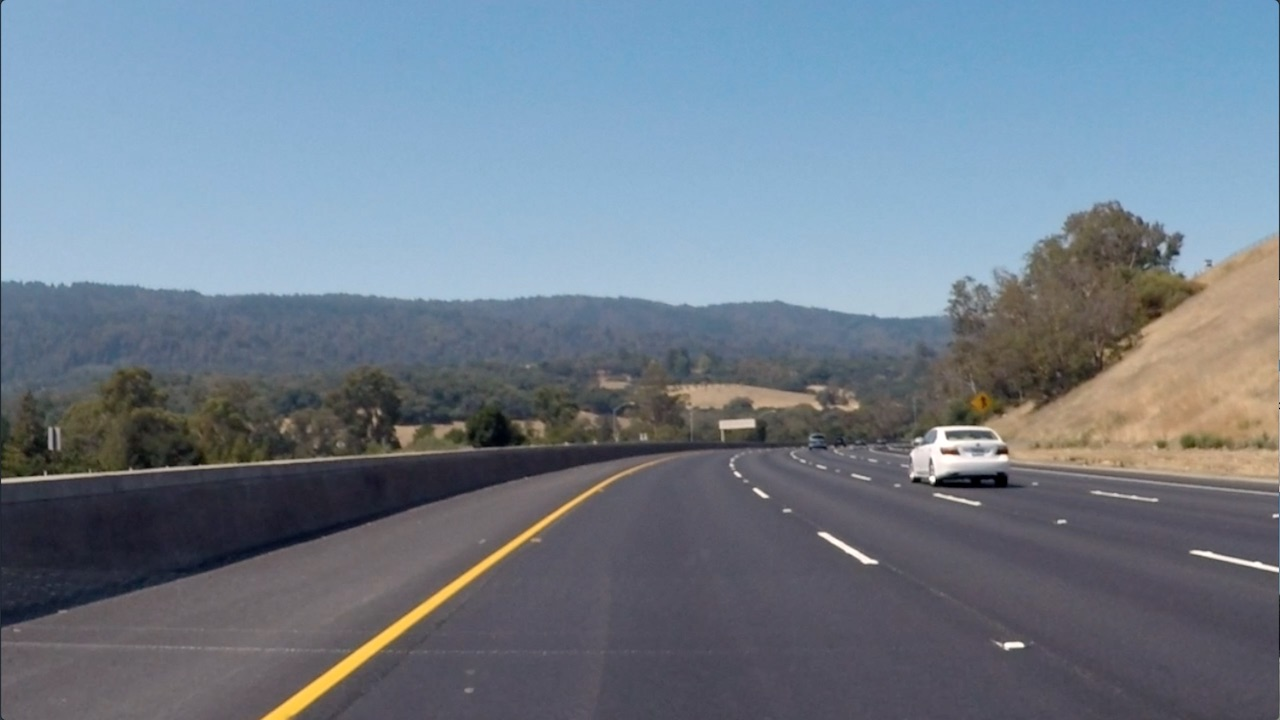
#> input picture images/curved_lane.jpg, 1280 x 720 px
$ jupyter execute --allow-errors ImageContours.ipynb
#> lines starting #> are read from the running program, lines starting #| are printed output that depends on the picture; after the words box and inside, x2 and y2 are one past the last pixel; in counts of white or black regions, pixels touching at a corner belong together; long printed decimals are rounded
## Image Contours

[cell 1]
import numpy as np
import matplotlib.pyplot as plt
import cv2

image = cv2.imread('images/curved_lane.jpg')
#> image is the input picture: shape (720, 1280, 3); mean B, G, R 138.7, 125, 112.1

image = cv2.cvtColor(image, cv2.COLOR_BGR2RGB)

plt.imshow(image)

[cell 2]
# Convert to grayscale
gray = cv2.cvtColor(image,cv2.COLOR_RGB2GRAY)
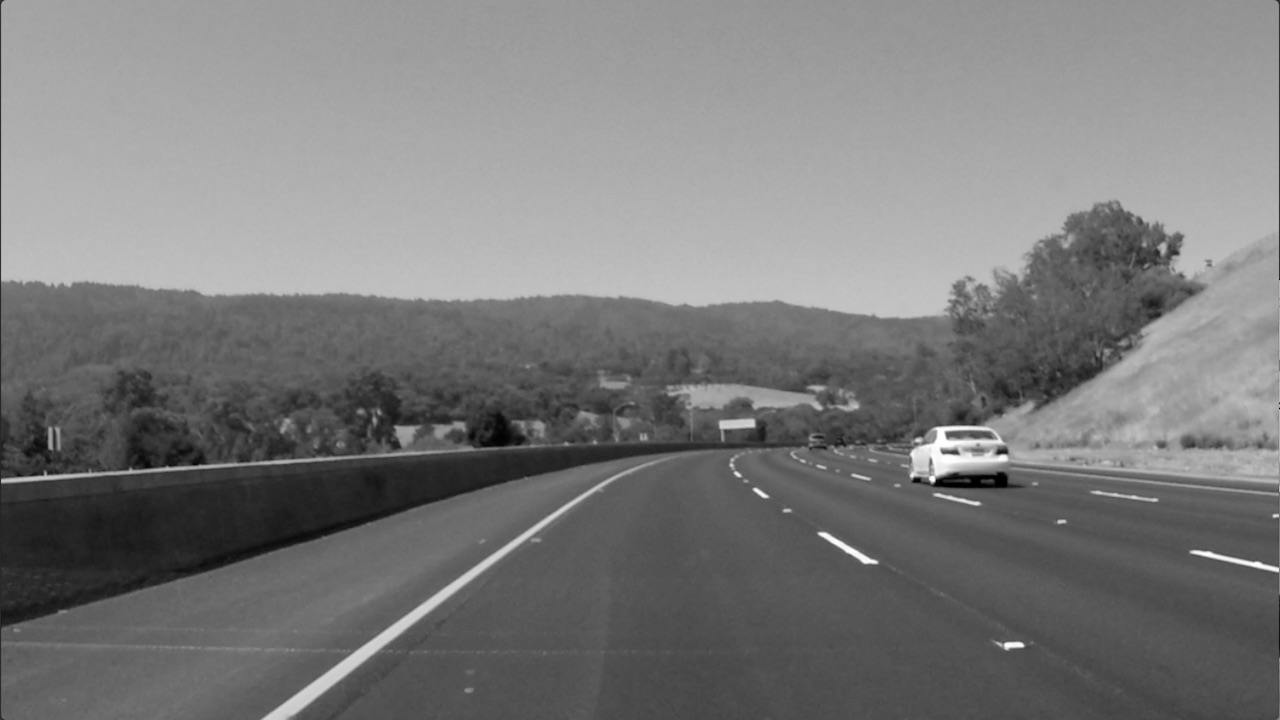
#> gray: shape (720, 1280); min 0, max 255, mean 122.7

plt.imshow(gray, cmap='gray')

[cell 3]
# Create a binary thresholded image
retval, binary = cv2.threshold(gray, 225, 255, cv2.THRESH_BINARY_INV)
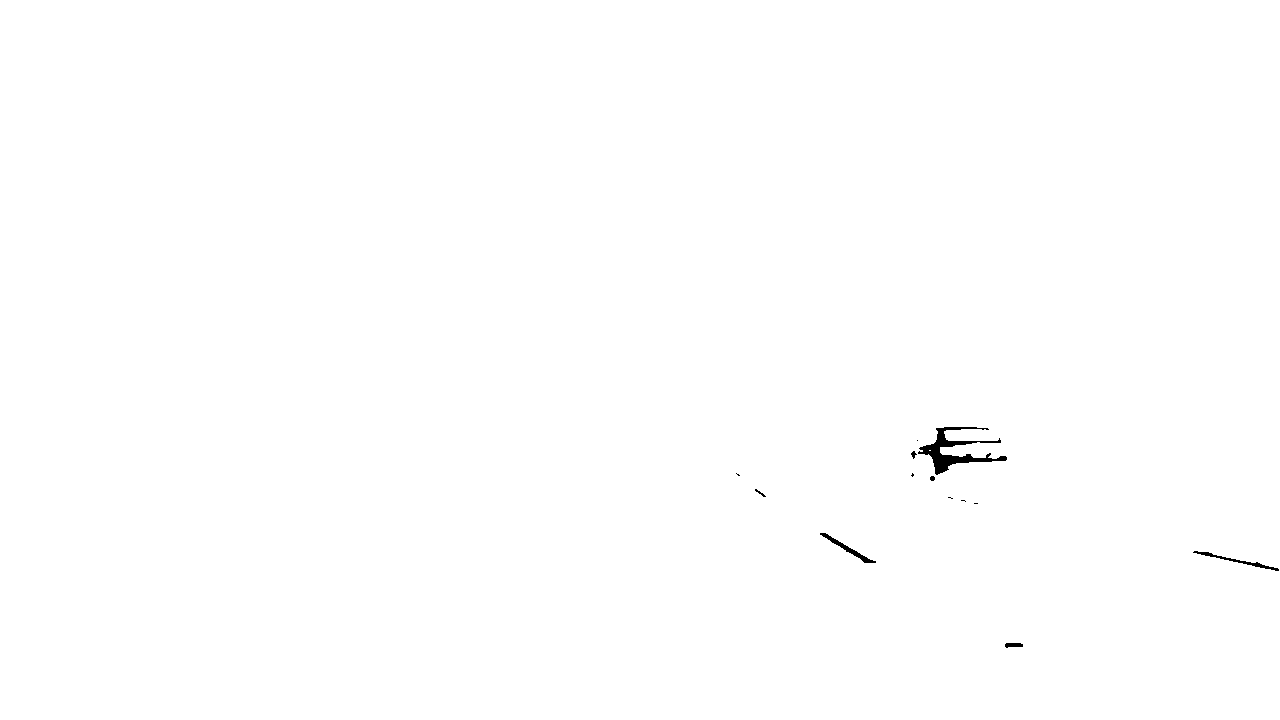
#> binary: shape (720, 1280); 99.8% white; 13 black regions (6 under 20 px)

plt.imshow(binary, cmap='gray')

cv2.CHAIN_APPROX_NONE - stores all the boundary points even if its a straight line
cv2.CHAIN_APPROX_SIMPLE - stores only the endpoints if its a straight line

[cell 4]
# Find contours from thresholded, binary image
contours, hierarchy = cv2.findContours(binary, cv2.RETR_TREE, cv2.CHAIN_APPROX_SIMPLE)
#> contours = 18 contours, 10 with area under 20; largest, box (x1, y1, x2, y2) and area: (0, 0, 1280, 720) 919601, (917, 426, 1008, 476) 1453, (1192, 550, 1280, 572) 328, (819, 532, 877, 564) 318, (1004, 642, 1024, 649) 91, (754, 488, 767, 498) 36, (910, 450, 918, 460) 34, (929, 475, 936, 482) 28

contours_image = np.copy(image)
contours_image = cv2.drawContours(contours_image, contours, -1,(0,255,0),3)
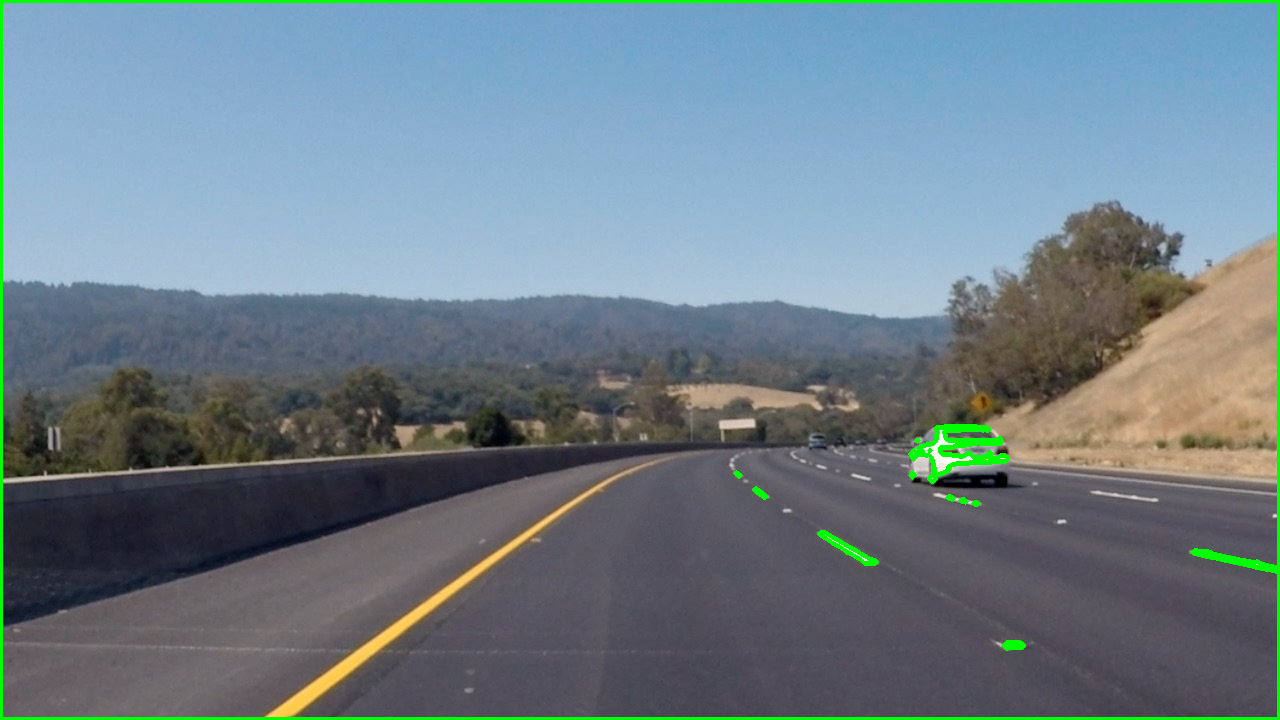
#> contours_image: shape (720, 1280, 3); mean R, G, B 110, 127.1, 136.1
plt.imshow(contours_image)

### Aspect Ratio
It is the ratio of width to height of bounding rectangle of object.
$$Aspect Ratio = \frac{Width}{Height}$$

[cell 5]
for cnt in contours:
    x,y,w,h = cv2.boundingRect(cnt)
    aspect_ratio = float(w)/h
    print(aspect_ratio)
#> this loop made 18 passes
#> (x, y, w, h, aspect_ratio) on passes 2, 3, 4, 5, 7, 8, 9, 10, 11, 12, 13, 15: (1004, 642, 20, 7, 2.86), (1192, 550, 88, 22, 4), (819, 532, 58, 32, 1.81), (973, 502, 6, 3, 2), (960, 499, 6, 3, 2), (950, 497, 4, 3, 1.33), (947, 496, 5, 3, 1.67), (754, 488, 13, 10, 1.3), (929, 475, 7, 7, 1), (736, 473, 5, 4, 1.25), (910, 472, 5, 6, 0.833), (910, 450, 8, 10, 0.8)
#> (cnt, x, y, w, h, aspect_ratio) on passes 1, 6, 14, 16, 18: ([[0, 0], [0, 719], [1279, 719], [1279, 0]], 0, 0, 1280, 720, 1.78), ([[964, 501], [965, 500], [966, 501], [965, 502]], 964, 500, 3, 3, 1), ([[735, 473], [736, 472], [737, 473], [736, 474]], 735, 472, 3, 3, 1), ([[916, 440], [917, 439], [918, 440], [917, 441]], 916, 439, 3, 3, 1), ([[929, 450], [930, 450]], 929, 450, 2, 1, 2)
#| 1.778
#| 2.857
#| 4.0
#| 1.8125
#| 2.0
#| 1.0
#| 2.0
#| 1.333
#> (further printed lines are left out)

### Extent
Extent is the ratio of contour area to bounding rectangle area.
$$Extent = \frac{Object Area}{Bounding Rectangle Area}$$

[cell 6]
for cnt in contours:
    area = cv2.contourArea(cnt)
    x,y,w,h = cv2.boundingRect(cnt)
    rect_area = w*h
    extent = float(area)/rect_area
    print(extent)
#> this loop made 18 passes
#> (area, x, y, w, h, rect_area, extent) on passes 2, 3, 4, 10, 11, 15, 17: (91, 1004, 642, 20, 7, 140, 0.65), (327.5, 1192, 550, 88, 22, 1936, 0.169), (317.5, 819, 532, 58, 32, 1856, 0.171), (36.5, 754, 488, 13, 10, 130, 0.281), (28, 929, 475, 7, 7, 49, 0.571), (34, 910, 450, 8, 10, 80, 0.425), (1453, 917, 426, 91, 50, 4550, 0.319)
#> (cnt, area, x, y, w, h, rect_area, extent) on pass 1: ([[0, 0], [0, 719], [1279, 719], [1279, 0]], 919601, 0, 0, 1280, 720, 921600, 0.998)
#| 0.9978
#| 0.65
#| 0.1692
#| 0.1711
#| 0.4444
#| 0.2222
#| 0.4444
#| 0.3333
#> (further printed lines are left out)

### Solidity
Solidity is the ratio of contour area to its convex hull area.

$$Solidity = \frac{Contour Area}{ Convex Hull area}$$

#> (a cell that did not finish here is left out)

### Equivalent Diameter
Equivalent Diameter is the diameter of the circle whose area is same as the contour area.
$$Equivalent Diameter = \sqrt{\frac{4*Contour Area}{\pi}}$$

[cell 8]
for cnt in contours:
    area = cv2.contourArea(cnt)
    equi_diameter = np.sqrt(4*area/np.pi)
    print(equi_diameter)
#> this loop made 18 passes
#> (area, equi_diameter) on passes 2, 3, 4, 10, 11, 15, 17: (91, 10.76), (327.5, 20.42), (317.5, 20.11), (36.5, 6.82), (28, 5.97), (34, 6.58), (1453, 43.01)
#> (cnt, area, equi_diameter) on pass 1: ([[0, 0], [0, 719], [1279, 719], [1279, 0]], 919601, 1082.1)
#| 1082.069
#| 10.764
#| 20.420
#| 20.106
#| 3.192
#| 1.596
#| 3.192
#| 2.257
#> (further printed lines are left out)

## Contour Features

Every contour has a number of features that you can calculate, including the area of the contour, it's orientation (the direction that most of the contour is pointing in), it's perimeter, and many other properties outlined in [OpenCV documentation, here](http://opencv-python-tutroals.readthedocs.io/en/latest/py_tutorials/py_imgproc/py_contours/py_contour_properties/py_contour_properties.html).

In the next cell, you'll be asked to identify the orientations of both the left and right hand contours. The orientation should give you an idea of which hand has its thumb up and which one has its thumb down!

### Orientation

The orientation of an object is the angle at which an object is directed. To find the angle of a contour, you should first find an ellipse that fits the contour and then extract the `angle` from that shape.

```python
# Fit an ellipse to a contour and extract the angle from that ellipse
(x,y), (MA,ma), angle = cv2.fitEllipse(selected_contour)
```

**Orientation values**

These orientation values are in degrees measured from the x-axis. A value of zero means a flat line, and a value of 90 means that a contour is pointing straight up!

So, the orientation angles that you calculated for each contour should be able to tell us something about the general position of the hand. The hand with it's thumb up, should have a higher (closer to 90 degrees) orientation than the hand with it's thumb down.

### TODO: Find the orientation of each contour

[cell 9]
## TODO: Complete this function so that
## it returns the orientations of a list of contours
## The list should be in the same order as the contours
## i.e. the first angle should be the orientation of the first contour
def orientations(contours):
    """
    Orientation
    :param contours: a list of contours
    :return: angles, the orientations of the contours
    """

    # Create an empty list to store the angles in
    # Tip: Use angles.append(value) to add values to this list
    angles = []

    for cnt in contours:
        # Fit an ellipse to a contour and extract the angle from that ellipse
        (x,y), (MA,ma), angle = cv2.fitEllipse(cnt)
        angles.append(angle)
#> this loop made 1 pass
#> cnt on pass 1: [[0, 0], [0, 719], [1279, 719], [1279, 0]]
#> after the loop, angles = []

    return angles


# ---------------------------------------------------------- #
# Print out the orientation values
#> (the rest of this cell did not finish here and is left out)

### Bounding Rectangle

In the next cell, you'll be asked to find the bounding rectangle around the *left* hand contour, which has its thumb up, then use that bounding rectangle to crop the image and better focus on that one hand!

```python
# Find the bounding rectangle of a selected contour
x,y,w,h = cv2.boundingRect(selected_contour)

# Draw the bounding rectangle as a purple box
box_image = cv2.rectangle(contours_image, (x,y), (x+w,y+h), (200,0,200),2)
```

And to crop the image, select the correct width and height of the image to include.

```python
# Crop using the dimensions of the bounding rectangle (x, y, w, h)
cropped_image = image[y: y + h, x: x + w]
```

### TODO: Crop the image around a contour

[cell 10]
## TODO: Complete this function so that
## it returns a new, cropped version of the original image
def left_hand_crop(image, selected_contour):
    """
    Left hand crop
    :param image: the original image
    :param selectec_contour: the contour that will be used for cropping
    :return: cropped_image, the cropped image around the left hand
    """

    ## TODO: Detect the bounding rectangle of the left hand contour

    ## TODO: Crop the image using the dimensions of the bounding rectangle
    # Make a copy of the image to crop
    cropped_image = np.copy(image)

    # Find the bounding rectangle of a selected contour
    x,y,w,h = cv2.boundingRect(selected_contour)

    # Crop the image using the dimensions of the bounding rectangle
    cropped_image = cropped_image[y: y + h, x: x + w]

    return cropped_image


## TODO: Select the left hand contour from the list
## Replace this value
selected_contour = contours[1]
#> selected_contour = contour of 12 points, box (x1, y1, x2, y2) (1004, 642, 1024, 649), area 91


# ---------------------------------------------------------- #
# If you've selected a contour
if(selected_contour is not None):
    # Call the crop function with that contour passed in as a parameter
    cropped_image = left_hand_crop(image, selected_contour)
#> in left_hand_crop, `x,y,w,h = cv2.boundingRect(selected_contour)`: x = 1004; y = 642; w = 20; h = 7
    plt.imshow(cropped_image)
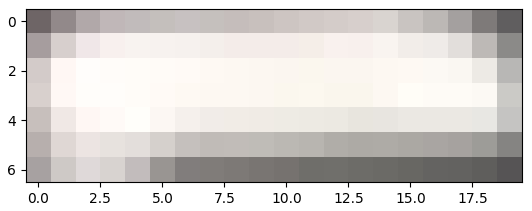
#> figure drawn by matplotlib, 1 panel

[cell 11]
def objects_in_img(img, contours):
    cropped_image = np.copy(img)
    for cnt in contours:
        x,y,w,h = cv2.boundingRect(selected_contour)
        cropped_image = cropped_image[y:y+h,x:x+w]
        plt.imshow(cropped_image)
#> this loop made 2 passes
#> (cnt, x, y, w, h) on pass 1: ([[0, 0], [0, 719], [1279, 719], [1279, 0]], 1004, 642, 20, 7)
#> (x, y, w, h) on pass 2: (1004, 642, 20, 7)
#> after the loop, cropped_image = empty array
#     if(selected_contour is not None):
#         plt.imshow(cropped_image)
    return 1
